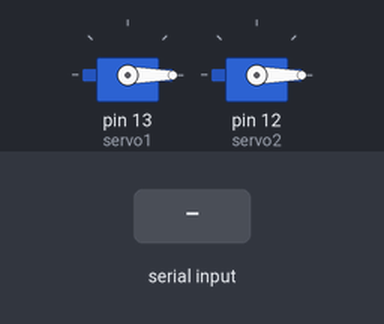
Simulated run of this sketch. Board: Arduino Uno, built with avr-gcc and run on an emulated ATmega328P. Parts: 2 × servo. Inputs (shaded band) come from the test bench.

Above: at 1.2 s.
1.3 s: "90,45\n" received over Serial
At 1.7 s:
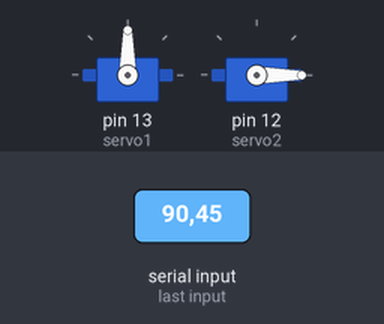
2.8 s: "30,150\n" received over Serial
At 4.0 s:
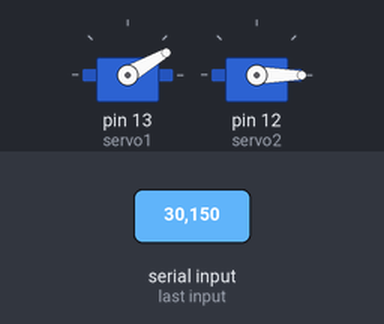
4.3 s: "200\n" received over Serial
At 5.1 s:
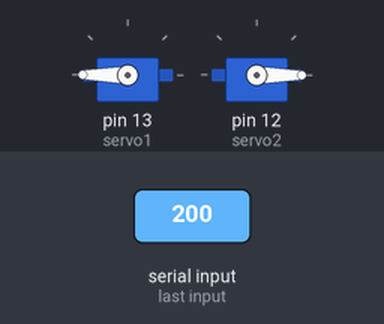
5.8 s: "A\n" received over Serial
At 6.2 s:
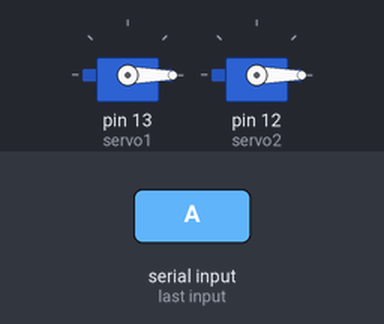
7.3 s: "90\n" received over Serial
At 8.6 s:
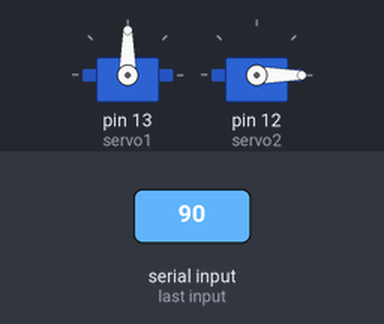
Timing chart, 0 to 9.8 s (numbered marks = the images above; inputs shaded):
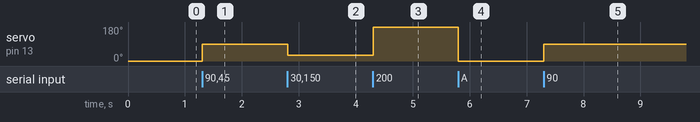

The sketch:

sketch_servo.ino
```cpp
#include <Servo.h>
Servo servo1, servo2;

char c;
String dataIn;
uint8_t servo1Deg, servo2Deg, indexOfA, indexOfB;

void setup()
{
  // put your setup code here, to run once:
  Serial.begin (9600);
  servo1.attach(13);
  servo2.attach(12);
}

void loop()
{
  // put your main code here, to run repeatedly:
  Recive_Serial_Data();
  if (c=='\n')
  {
     Parse_the_data();
     c=0;
     dataIn="";
  }
  servo1.write(servo1Deg);
  servo2.write(servo2Deg);
}

void Recive_Serial_Data()
{
  while(Serial.available()>0)
  {
    c=Serial.read();
    if (c=='\n')
    {
      break;
    }
    else
    {
      dataIn+=c;
    }
  }
}

void Parse_the_data()
{
  String stringServo1Deg, stringServo2Deg;
  indexOfA=dataIn.indexOf("A");
  indexOfB=dataIn.indexOf("B");
  if (indexOfA>-1)
  {
    stringServo1Deg = dataIn.substring(0, indexOfA);
    servo1Deg = stringServo1Deg.toInt();
  }
  if (indexOfB>-1)
  {
    stringServo2Deg = dataIn.substring(indexOfA+1, indexOfB);
    servo2Deg = stringServo2Deg.toInt();
  }
}
```

Measured:
- after the input at 1.3 s, servo on pin 13 (servo1): 0° → 90° at once
- after the input at 2.8 s, servo on pin 13 (servo1): 90° → 30° at once
- after the input at 4.3 s, servo on pin 13 (servo1): 30° → 180° at once
- after the input at 5.8 s, servo on pin 13 (servo1): 180° → 0° at once
- after the input at 7.3 s, servo on pin 13 (servo1): 0° → 90° at once
